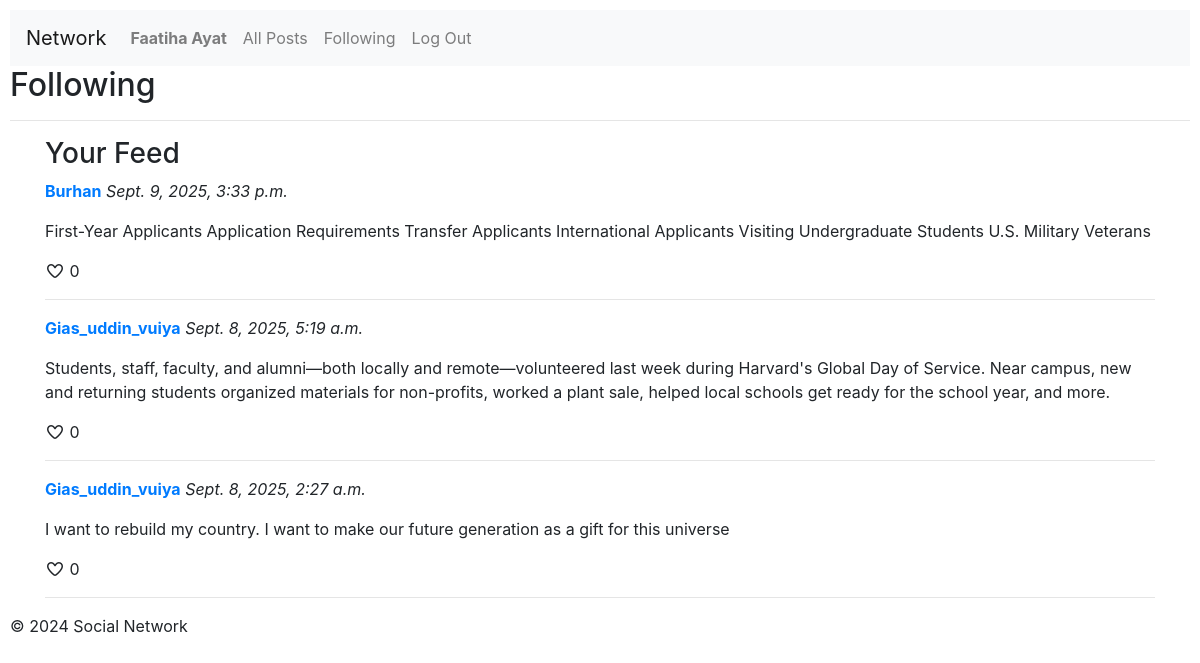
The page /following (signed in) on the database its author committed.
### network/models.py (models this page shows, shortened)
class User(AbstractUser):
    pass

class Post(models.Model):
    user = models.ForeignKey(User, on_delete=models.CASCADE, related_name="posts")
    content = models.TextField()
    timestamp = models.DateTimeField(auto_now_add=True)

### network/views.py (the view)
# urls.py: path("following", views.following, name="following"),
def following(request):
    if not request.user.is_authenticated:
        return HttpResponseRedirect(reverse("index"))
    following_users = Followers.objects.filter(follower=request.user).values_list('user', flat=True)
    posts = Post.objects.filter(user__in=following_users).order_by('-timestamp')
    return render(request, "network/following.html", {
        "posts": posts
    })

### network/templates/network/following.html
{% extends 'network/layout.html' %}
{% block body %}
    <h2>Following</h2>
    <hr>
    <div class="container">
        <h3>Your Feed</h3>
        {% for post in posts %}
            <div class="post">
                <p><strong><a href="{% url 'profile' post.user.username %}">{{ post.user.username }}</a></strong> <em>{{ post.timestamp }}</em></p>
                <p>{{ post.content }}</p>
                <i class="fa-regular fa-heart"></i> <span>0</span>
                <hr>
            </div>
        {% empty %}
            <p>No posts available from users you are following.</p>
        {% endfor %}
    </div>
{% endblock %}

### network/templates/network/layout.html (shortened to what this page needs)
{% load static %}
<!DOCTYPE html>
<html lang="en">
    <head>
        <link rel="stylesheet" href="https://stackpath.bootstrapcdn.com/bootstrap/4.4.1/css/bootstrap.min.css">
        <link rel="stylesheet" href="https://cdnjs.cloudflare.com/ajax/libs/font-awesome/7.0.1/css/all.min.css" />
        <link href="{% static 'network/styles.css' %}" rel="stylesheet">
    </head>
    <body>
        <nav class="navbar navbar-expand-lg navbar-light bg-light">
            <a class="navbar-brand" href="#">Network</a>
            <div>
              <ul class="navbar-nav mr-auto">
                {% if user.is_authenticated %}
                    <li class="nav-item">
                        <a class="nav-link" href="{% url 'profile' user.username %}"><strong>{{ user.username }}</strong></a>
                    </li>
                {% endif %}
                <li class="nav-item">
                  <a class="nav-link" href="{% url 'index' %}">All Posts</a>
                </li>
                {% if user.is_authenticated %}
                    <li class="nav-item">
                        <a class="nav-link" href="#">Following</a>
                    </li>
                    <li class="nav-item">
                        <a class="nav-link" href="{% url 'logout' %}">Log Out</a>
                    </li>
                {% endif %}
              </ul>
            </div>
          </nav>
        <div class="body">
            {% block body %}
            {% endblock %}
        </div>
        <footer>
            {% block footer %}
                <p>&copy; 2024 Social Network</p>
            {% endblock %}
        </footer>
    </body>
</html>

### network/static/network/styles.css (style rules this page uses)
body { padding: 10px; box-sizing: border-box; }
.container { margin-top: 10px; }

### rows shown on the page
User: username "Faatiha Ayat"
Post: user.username "Burhan", timestamp "Sept. 9, 2025, 3:33 p.m.", content "First-Year Applicants Application Requirements Transfer Applicants International Applicants Visiting Undergraduate Students U.S. Military Veterans"
Post: user.username "Gias_uddin_vuiya", timestamp "Sept. 8, 2025, 5:19 a.m.", content "Students, staff, faculty, and alumni—both locally and remote—volunteered last week during Harvard's Global Day of Service. Near campus, new and returning students organized materials for non-profits, worked a plant sale, helped local schools get ready for the school year, and more."
Post: user.username "Gias_uddin_vuiya", timestamp "Sept. 8, 2025, 2:27 a.m.", content "I want to rebuild my country. I want to make our future generation as a gift for this universe"
